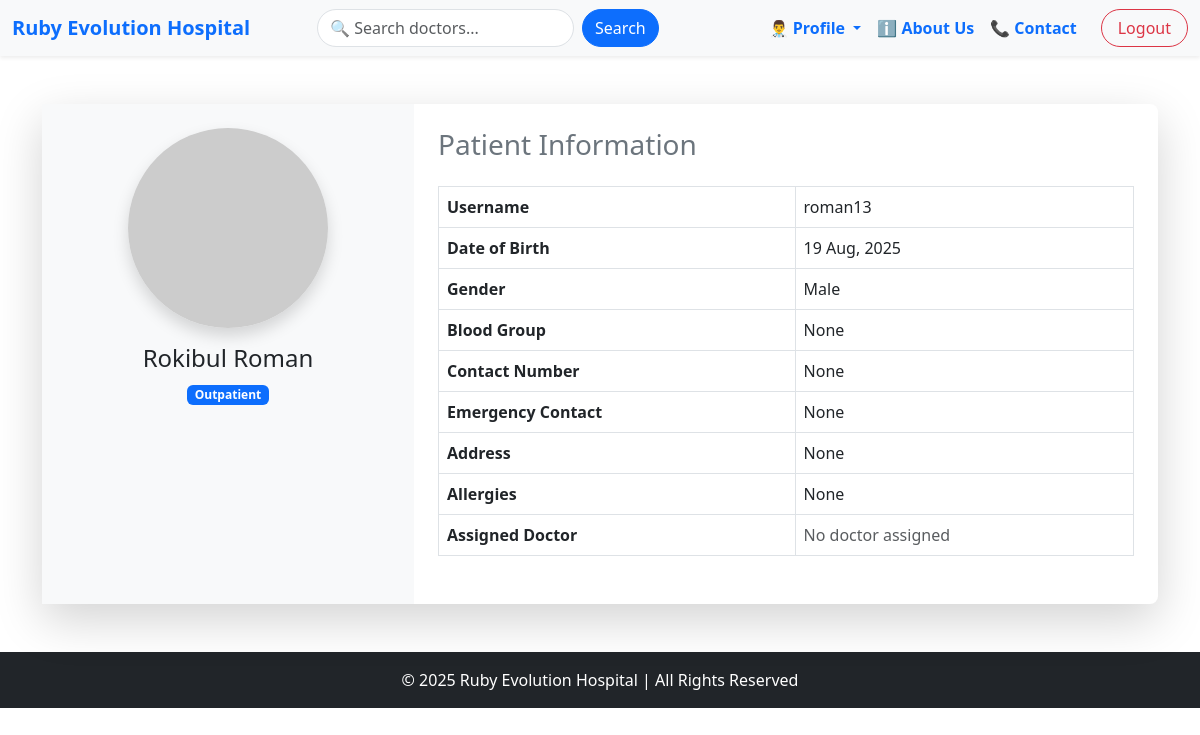
The page /accounts/patientDetails/1/ (signed in) on the database its author committed.
### accounts/models.py (models this page shows, shortened)
class PatientProfile(models.Model):
    BLOOD_GROUP_CHOICES = [
        ('A+', 'A+'), ('A-', 'A-'),
        ('B+', 'B+'), ('B-', 'B-'),
        ('O+', 'O+'), ('O-', 'O-'),
        ('AB+', 'AB+'), ('AB-', 'AB-'),
    ]
    STATUS_CHOICES = [
        ('Outpatient', 'Outpatient'),
        ('Inpatient', 'Inpatient'),
        ('Discharged', 'Discharged'),
    ]
    GENDER_CHOICES = [
        ('Male', 'Male'),
        ('Female', 'Female'),
        ('Other', 'Other'),
    ]
    user = models.OneToOneField(CustomUser, on_delete=models.CASCADE)
    profile_picture = models.ImageField(upload_to='patient_profiles/', null=True, blank=True)
    date_of_birth = models.DateField(null=True, blank=True)
    gender = models.CharField(max_length=10, choices=GENDER_CHOICES, null=True, blank=True)
    contact_number = models.CharField(max_length=15, null=True, blank=True)
    address = models.TextField(null=True, blank=True)
    blood_group = models.CharField(max_length=3, choices=BLOOD_GROUP_CHOICES, null=True, blank=True)
    allergies = models.TextField(null=True, blank=True)
    emergency_contact_number = models.CharField(max_length=15, null=True, blank=True)
    status = models.CharField(max_length=20, choices=STATUS_CHOICES, default='Outpatient')

class CustomUser(AbstractUser):
    ROLE_CHOICES = (
        ('admin', 'Admin'),
        ('doctor', 'Doctor'),
        ('patient', 'Patient'),
        ('staff', 'Staff'),
    )
    CURRENT_STATUS = [
        ('apporved','Approved'),
        ('panding','Panding'),
        ('cancel','Cancel'),
    ]
    first_name = models.CharField(max_length=50,null=True)
    last_name = models.CharField(max_length=50,null=True)
    role = models.CharField(choices=ROLE_CHOICES, max_length=50,null=True, blank=True)
    current_status = models.CharField(choices=CURRENT_STATUS, max_length=50,default='panding')

### accounts/views.py (the view)
# urls.py: path('patientDetails/<int:pk>/', PatientDetailView.as_view(), name='patientDetail'),
class PatientDetailView(LoginRequiredMixin,DetailView):
    model = PatientProfile
    template_name='patient/patientDetail.html'
    context_object_name = 'patient'

### accounts/templates/patient/patientDetail.html (shortened to what this page needs)
{% extends 'base.html' %}
{% block content %}
<div class="container mt-5">
  <div class="card shadow-lg border-0 rounded-3">
    <div class="row g-0">
      <div class="col-md-4 text-center bg-light p-4">
        {% if patient.profile_picture %}
          <img src="{{ patient.profile_picture.url }}"
               alt="{{ patient.user.username }} Profile Picture"
               class="img-fluid rounded-circle shadow"
               style="max-width: 200px;">
        {% else %}
          <img src="https://via.placeholder.com/200"
               alt="Default Profile Picture"
               class="img-fluid rounded-circle shadow">
        {% endif %}
        <h4 class="mt-3">{{ patient.user.first_name }} {{ patient.user.last_name }}</h4>
        <span class="badge bg-primary">{{ patient.status }}</span>
      </div>
      <div class="col-md-8 p-4">
        <h3 class="mb-4 text-secondary">Patient Information</h3>
        <table class="table table-bordered">
          <tbody>
            <tr>
              <th scope="row">Username</th>
              <td>{{ patient.user.username }}</td>
            </tr>
            <tr>
              <th scope="row">Date of Birth</th>
              <td>{{ patient.date_of_birth|date:"d M, Y" }}</td>
            </tr>
            <tr>
              <th scope="row">Gender</th>
              <td>{{ patient.gender }}</td>
            </tr>
            <tr>
              <th scope="row">Blood Group</th>
              <td>{{ patient.blood_group }}</td>
            </tr>
            <tr>
              <th scope="row">Contact Number</th>
              <td>{{ patient.contact_number }}</td>
            </tr>
            <tr>
              <th scope="row">Emergency Contact</th>
              <td>{{ patient.emergency_contact_number }}</td>
            </tr>
            <tr>
              <th scope="row">Address</th>
              <td>{{ patient.address }}</td>
            </tr>
            <tr>
              <th scope="row">Allergies</th>
              <td>
                {% if patient.allergies %}
                  {{ patient.allergies }}
                {% else %}
                  <span class="text-muted">No known allergies</span>
                {% endif %}
              </td>
            </tr>
            <tr>
              <th scope="row">Assigned Doctor</th>
              <td>
                {% if patient.doctor_assigned %}
                  Dr. {{ patient.doctor_assigned.user.first_name }} {{ patient.doctor_assigned.user.last_name }}
                {% else %}
                  <span class="text-muted">No doctor assigned</span>
                {% endif %}
              </td>
            </tr>
          </tbody>
        </table>
      </div>
    </div>
  </div>
</div>
{% endblock content %}

### rows shown on the page
PatientProfile: user.first_name "Rokibul", user.last_name "Roman", status "Outpatient", user.username "roman13", date_of_birth "19 Aug, 2025", gender "Male", blood_group "None", contact_number "None", emergency_contact_number "None", address "None", allergies "None"
